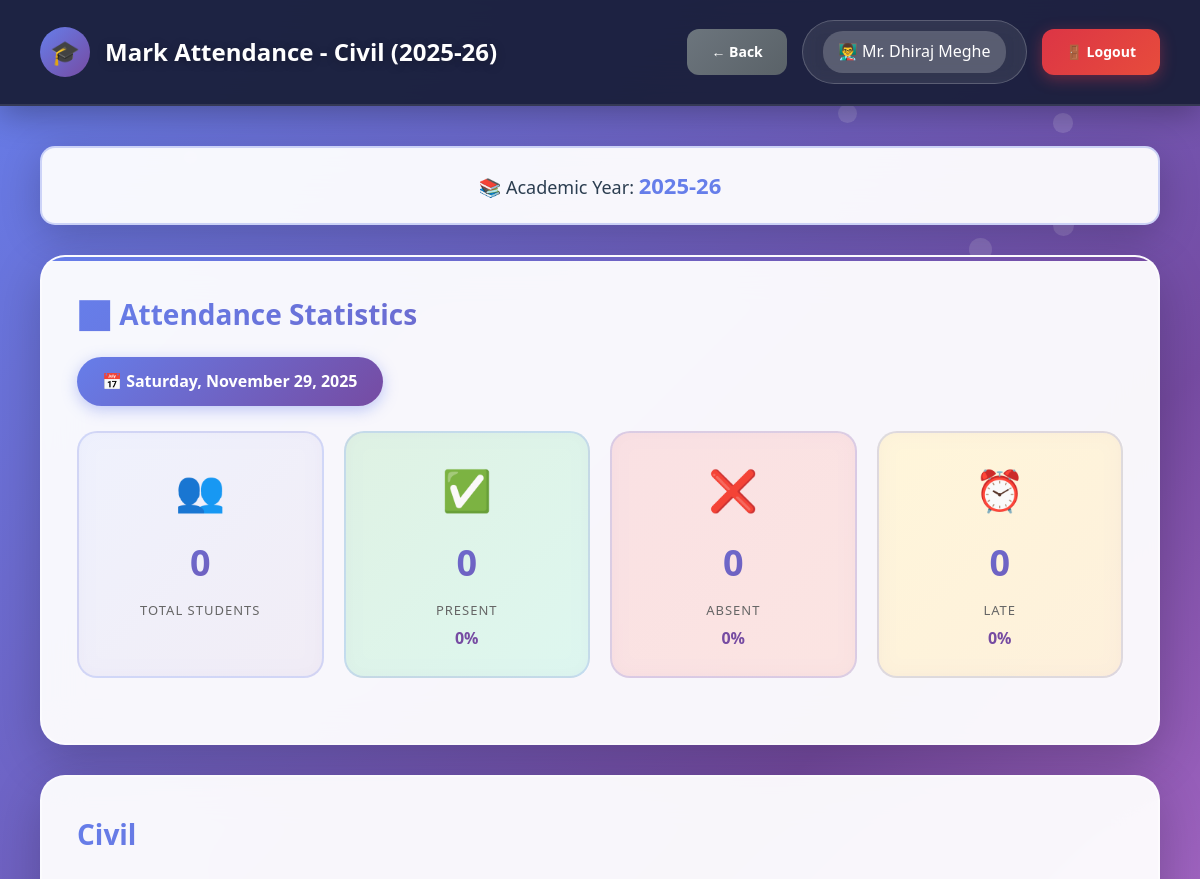
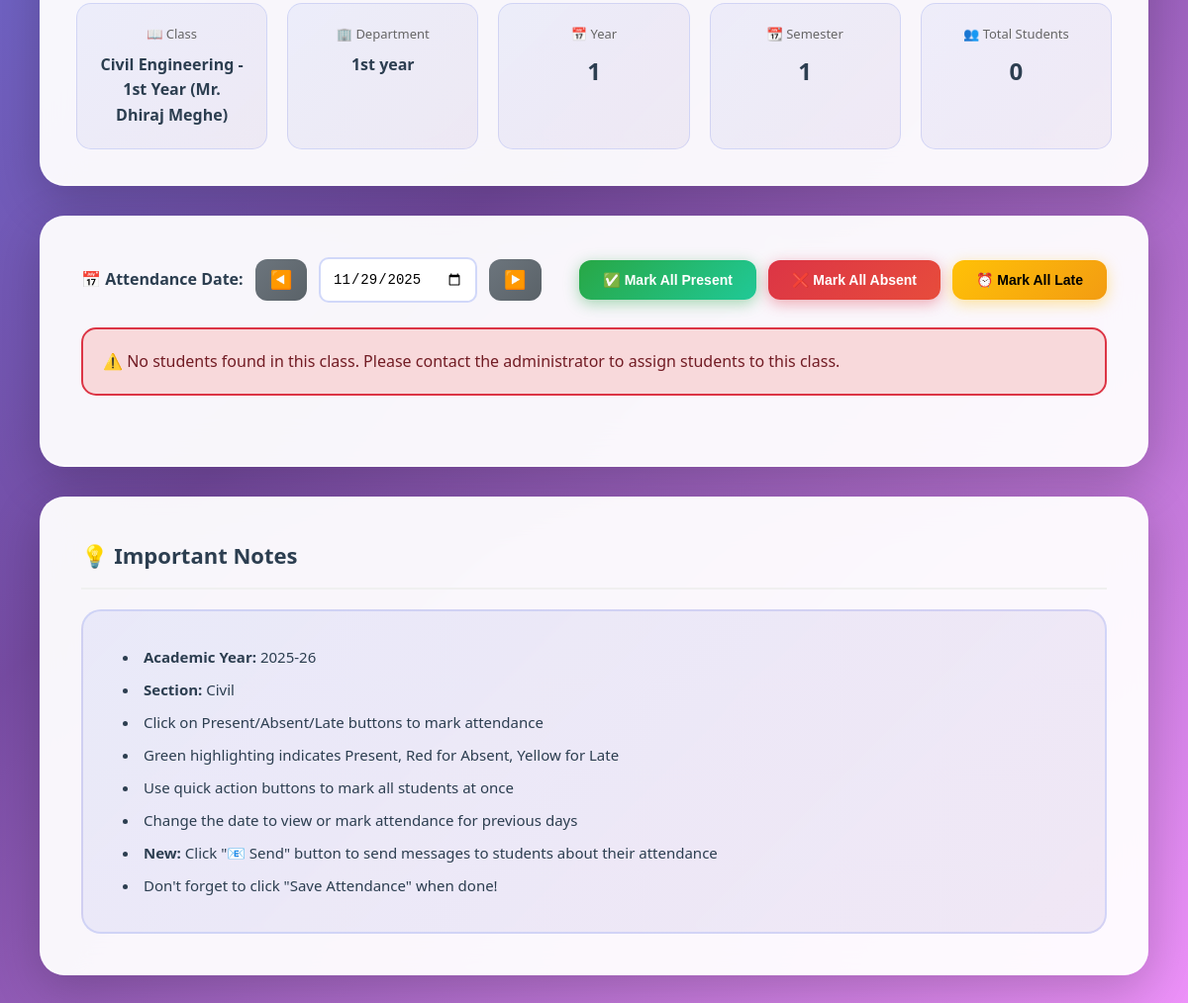
The app's page /teacher/mark_attendance.php?class_id=49 (signed in) with its own data (2 pictures, top to bottom).
### tables this page shows
CREATE TABLE `classes` (
  `id` int(11) NOT NULL,
  `class_name` varchar(100) NOT NULL,
  `department_id` int(11) NOT NULL,
  `year` int(11) NOT NULL,
  `section` varchar(10) NOT NULL,
  `teacher_id` int(11) NOT NULL,
  `semester` int(11) NOT NULL,
  `academic_year` varchar(20) NOT NULL,
  `created_at` timestamp NOT NULL DEFAULT current_timestamp()
);

CREATE TABLE `users` (
  `id` int(11) NOT NULL,
  `username` varchar(50) NOT NULL,
  `password` varchar(255) NOT NULL,
  `full_name` varchar(100) NOT NULL,
  `email` varchar(100) NOT NULL,
  `phone` varchar(15) DEFAULT NULL,
  `photo` varchar(255) DEFAULT NULL,
  `role` enum('admin','hod','teacher') NOT NULL,
  `department_id` int(11) DEFAULT NULL,
  `is_active` tinyint(1) DEFAULT 1,
  `created_at` timestamp NOT NULL DEFAULT current_timestamp()
);

CREATE TABLE `departments` (
  `id` int(11) NOT NULL,
  `dept_name` varchar(100) NOT NULL,
  `dept_code` varchar(20) NOT NULL,
  `hod_id` int(11) DEFAULT NULL,
  `created_at` timestamp NOT NULL DEFAULT current_timestamp()
);

### teacher/mark_attendance.php (the view, shortened to what the rows shown need)
<?php
require_once '../db.php';
$user = getCurrentUser();
$class_id = isset($_GET['class_id']) ? intval($_GET['class_id']) : 0;
$verify_query = "SELECT c.*, d.dept_name FROM classes c
                 JOIN departments d ON c.department_id = d.id
                 WHERE c.id = ? AND c.teacher_id = ?";
$stmt = $conn->prepare($verify_query);
$stmt->bind_param("ii", $class_id, $user['id']);
$stmt->execute();
$class = $stmt->get_result()->fetch_assoc();
?>
<!DOCTYPE html>
<html lang="en">
<head>
    <link rel="stylesheet" href="../assets/style.css">
</head>
<body>
    <nav class="navbar">
        <div class="navbar-brand">
            <div class="navbar-logo">🎓</div>
            <h1>Mark Attendance - <?php echo htmlspecialchars($class['section']); ?> (<?php echo htmlspecialchars($class['academic_year']); ?>)</h1>
        </div>
        <div class="user-info">
            <div class="user-profile">
                <span>👨‍🏫 <?php echo htmlspecialchars($user['full_name']); ?></span>
            </div>
        </div>
    </nav>
    <div class="main-content">
        <div class="academic-year-badge">
            📚 Academic Year: <strong><?php echo htmlspecialchars($class['academic_year']); ?></strong>
        </div>
        <div class="stats-card">
            <h2>📊 Attendance Statistics</h2>
        </div>
        <div class="summary-card">
            <h2><?php echo htmlspecialchars($class['section']); ?></h2>
            <div class="summary-stats">
                <div class="summary-stat">
                    <div class="label">📖 Class</div>
                    <div class="number" style="font-size: 16px;"><?php echo htmlspecialchars($class['class_name']); ?></div>
                </div>
                <div class="summary-stat">
                    <div class="label">🏢 Department</div>
                    <div class="number" style="font-size: 16px;"><?php echo htmlspecialchars($class['dept_name']); ?></div>
                </div>
                <div class="summary-stat">
                    <div class="label">📅 Year</div>
                    <div class="number"><?php echo $class['year']; ?></div>
                </div>
                <div class="summary-stat">
                    <div class="label">📆 Semester</div>
                    <div class="number"><?php echo $class['semester']; ?></div>
                </div>
                <div class="summary-stat">
                </div>
            </div>
        </div>
        <div class="table-container">
            <div class="instructions-box">
                <ul>
                    <li><strong>Academic Year:</strong> <?php echo htmlspecialchars($class['academic_year']); ?></li>
                    <li><strong>Section:</strong> <?php echo htmlspecialchars($class['section']); ?></li>
                    <li>Click on Present/Absent/Late buttons to mark attendance</li>
                    <li>Green highlighting indicates Present, Red for Absent, Yellow for Late</li>
                    <li>Use quick action buttons to mark all students at once</li>
                    <li>Change the date to view or mark attendance for previous days</li>
                    <li><strong>New:</strong> Click "📧 Send" button to send messages to students about their attendance</li>
                    <li>Don't forget to click "Save Attendance" when done!</li>
                </ul>
            </div>
        </div>
    </div>
</body>
</html>

### records on screen
classes: section "Civil", academic_year "2025-26", class_name "Civil Engineering - 1st Year (Mr. Dhiraj Meghe)", department.dept_name "1st year", year "1", semester "1"
users: full_name "Mr. Dhiraj Meghe"

### other values on screen
date('l, F j, Y', strtotime($attendance_date)) "Saturday, November 29, 2025"
$total_students "0"
$present_count "0"
$present_percentage "0"
$absent_count "0"
$absent_percentage "0"
$late_count "0"
$late_percentage "0"
